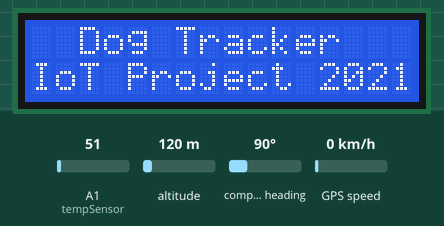
This sketch was run on a simulated Arduino Uno, built with avr-gcc and run on an emulated ATmega328P. Shown: 16×2 character LCD. Inputs (shaded band) come from the test bench; at power-on: A1 (tempSensor) = 51, altitude 120 m, compass heading 90°, GPS speed 0 km/h. WiFi joins after 1.5 s; servers stay silent unless stated; the GPS gets a fix after 3 s at 37.7749, -122.4194 with 8 satellites; the modem accepts every AT command (registered, SIM ready, sends succeed) and sends nothing else; what the sketch prints to the serial monitor is not drawn.

Above: at 7.2 s.
At 15.3 s:
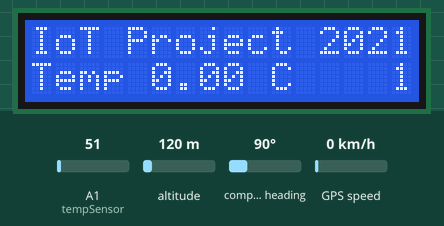
15.4 s: A1 (tempSensor) set to 61
At 25.3 s:
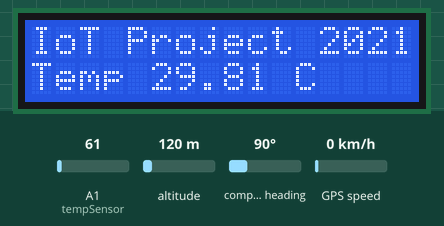
32.4 s: A1 (tempSensor) set to 71
At 45.2 s:
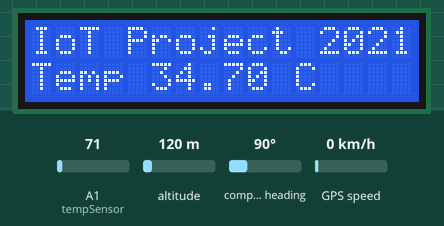
45.5 s: A1 (tempSensor) set to 86
At 55.5 s:
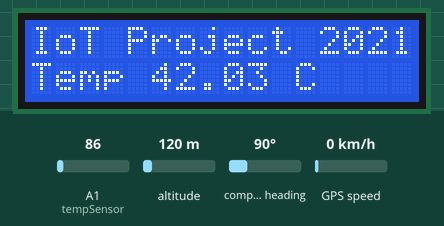
Timing chart, 0 to 57.0 s (numbered marks = the images above; inputs shaded):
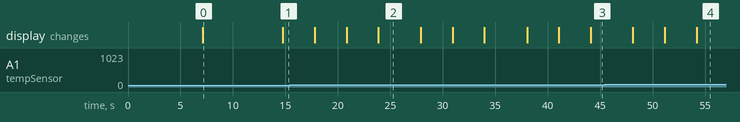

Measured:
- what the display in image 0 shows lasts 7.7 s, from 7.1 s to 14.8 s
- what the display in image 2 shows lasts 4.0 s, from 23.9 s to 27.9 s

The sketch:

dogTracker.ino
```cpp
#include  <SoftwareSerial.h>
#include  <ArduinoJson.h>
#include  <Wire.h>
#include  <LiquidCrystal_I2C.h>
#include  <TinyGPS++.h>
#include  "WiFiESP.h"

#define   simRx               2
#define   simTx               3
#define   gpsRx               10
#define   gpsTx               11
#define   espRx               6
#define   espTx               7
#define   ssid                "Your WiFi Name"
#define   password            "Your WiFi Password"

String    textSendingNumber   = "Enter the number of your phone, where you will get sms";
int       tempSensor          = A1; //Temperature Sensor Pin

float     Latitude = 0.0, Longitude = 0.0, Altitude = 0; //Variable to store Latitude & Longitude & Altitude
float     tempc, vout; //Variable to store temperature values
uint32_t  prev, prev2; //Variable to create events for different functions
int       scrNum = 1; //display different screens

SoftwareSerial    simSerial (simRx, simTx);
SoftwareSerial    gpsSerial (gpsRx, gpsTx);
SoftwareSerial    espSerial (espRx, espTx);
LiquidCrystal_I2C lcd(0x27, 16, 2);
TinyGPSPlus       gps;


int status = WL_IDLE_STATUS;
int reqCount = 0;

unsigned long currentTime = millis();
unsigned long previousTime = 0;
const long timeoutTime = 5000;

String header;

WiFiEspServer server(80);


void setup() {
  String data;
  Serial.begin(9600);

  simSerial.begin(9600);

  simSerial.println("AT&W");
  delay(500);
  while (simSerial.available()) {
    data = simSerial.readString();
    //Serial.println(data);
  }
  simSerial.println("AT+CMGF=1");//Changing the sim Module to messaging mode
  delay(500);
  while (simSerial.available()) {
    data = simSerial.readString();
    //Serial.println(data);
  }
  simSerial.println("AT+CNMI=1,2,0,0,0");//Changing the sim Module to messaging mode
  delay(500);
  while (simSerial.available()) {
    data = simSerial.readString();
    //Serial.println(data);
  }
  simSerial.println("AT+CMGD=1,4");//Changing the sim Module to messaging mode
  delay(500);
  while (simSerial.available()) {
    data = simSerial.readString();
    //Serial.println(data);
  }


  gpsSerial.begin(9600);

  pinMode(tempSensor, INPUT);

  //initiating Display and showing first screen
  lcd.begin();
  lcd.setCursor(0, 0);
  lcd.print("  Dog Tracker   ");
  lcd.setCursor(0, 1);
  lcd.print("IoT Project 2021");
  delay(3000);

  espSerial.begin(9600);
  WiFi.init(&espSerial);

  while ( status != WL_CONNECTED) {
    Serial.print("Attempting to connect to WPA SSID: ");
    Serial.println(ssid);
    status = WiFi.begin(ssid, password);
  }

  Serial.println("You're connected to the network");

  Serial.print("SSID: ");
  Serial.println(WiFi.SSID());

  IPAddress ip = WiFi.localIP();
  Serial.print("IP Address: ");
  Serial.println(ip);

  Serial.println();
  Serial.print("To see this page in action, open a browser to http://");
  Serial.println(ip);
  Serial.println();

  server.begin();

  prev = millis();
  prev2 = millis();
}

void loop() {
  simSerial.listen(); //Changing the simSerial active
  incomingProcess();  //Looking for new message

  espSerial.listen();
  espClient();

  if ( millis() - prev > 5000) { // doing this function after every 5 seconds
    prev = millis();
    getTemp(); //getting temperature

    gpsSerial.listen();//Changing the simSerial active
    getGPS(); //Looking for new co-ordinates

    sendESP();  //Sending the location data to ESP
  }
  if (millis() - prev2 > 3000) { // changing screen after every 3 seconds
    prev2 = millis();
    if (scrNum == 0) { // screen 1 contents
      scrNum = 1;
      lcd.setCursor(0, 0);
      lcd.print("Dog Tracker GPS!");
      lcd.setCursor(0, 1);
      lcd.print("Lon ");
      lcd.print(Longitude);
      lcd.print("        ");
    }
    else if (scrNum == 1) { // screen 2 contents
      scrNum = 2;
      lcd.setCursor(0, 0);
      lcd.print("IoT Project 2021");
      lcd.setCursor(0, 1);
      lcd.print("Temp ");
      lcd.print(tempc);
      lcd.print(" C    ");
    }
    else { // screen 3 contents
      scrNum = 0;
      lcd.setCursor(0, 0);
      lcd.print("Dog Tracker GPS!");
      lcd.setCursor(0, 1);
      lcd.print("Lat ");
      lcd.print(Latitude);
      lcd.print("        ");
    }
  }
}

void incomingProcess() { // checking for new message
  String data = "";
  uint32_t l_timer = millis();
  while (millis() - l_timer < 250) {
    while (simSerial.available()) {
      char l_char;
      l_char = simSerial.read();
      data += l_char;
      l_timer = millis();
    }
  }
  //Serial.print(data);
  if (data.indexOf("locate") != -1) { // sending location info to the phone number
    String serialData = "AT+CMGS=\"" + textSendingNumber + "\"";
    String message = "Your dog is now at Longitude: " + (String)Longitude
                     + ", Latitude: " + (String)Latitude
                     + "\nwww.google.com/maps/?q="
                     + (String)Latitude + "," + (String)Longitude;

    simSerial.println(serialData);
    delay(500);
    simSerial.print(message);
    delay(500);
    simSerial.write(26);
    delay(500);
    simSerial.print("AT");
    delay(500);
    while (simSerial.available()) {
      data = simSerial.readString();
      //Serial.println(data);
    }
    delay(500);
  }
}

void sendESP() { // sending data to esp
  String info = "{\"Lat\":" + (String)Latitude + ",\"Lon\":"
                + (String)Longitude + "}";

  Serial.println(info);
}


void getTemp() { //calculating temperature
  vout = analogRead(tempSensor);
  vout = (vout * 500) / 1023;
  tempc = vout;
}


void getGPS() { //getting gps info

  uint32_t l_timer = millis();
  while (millis() - l_timer < 1000) {
    while (gpsSerial.available() > 0) {
      if (gps.encode(gpsSerial.read()))
        if (gps.location.isValid()) {
          Latitude = gps.location.lat();
          //Serial.print("Latitude: ");
          //Serial.println(gps.location.lat(), 6);
          Longitude = gps.location.lng();
          //Serial.print("Longitude: ");
          //Serial.println(gps.location.lng(), 6);
          Altitude = gps.altitude.meters();
          //Serial.print("Altitude: ");
          //Serial.println(gps.altitude.meters());
        }
        else {
          //Serial.println("Location: Not Available");
        }
    }
  }
}

void espClient() {
  WiFiEspClient client = server.available();
  if (client) {
    String currentLine = "";
    currentTime = millis();
    previousTime = currentTime;

    while (client.connected() && currentTime - previousTime <= timeoutTime) {
      currentTime = millis();
      if (client.available()) {
        char c = client.read();
        Serial.write(c);
        header += c;
        if (c == '\n') {
          if (currentLine.length() == 0) {
            client.println("HTTP/1.1 200 OK");
            client.println("Content-type:text/html");
            client.println("Connection: close");
            client.println();


            client.println("<!DOCTYPE html>");
            client.println("<html>");
            client.println("<head>");
            client.println("<style>");
            client.println(".flex-container {");
            client.println("display: flex;");
            client.println("flex-wrap: nowrap;");
            client.println("background-color: White;");
            client.println("text-align: center;");
            client.println("}");

            client.println(".flex-container > div {");
            client.println("background-color: White;");
            client.println("height: 100px;");
            client.println("width: 500px;");
            client.println("margin: 10px;");
            client.println("text-align: center;");
            client.println("line-height: 75px;");
            client.println("font-size: 30px;");
            client.println("}");

            client.println(".backround {");
            client.println("background-image: url(\"https://images.pexels.com/photos/593322/pexels-photo-593322.jpeg?cs=srgb&dl=pexels-jessica-lewis-593322.jpg&fm=jpg\");");
            client.println("background-size: 100%;");
            client.println("width: 100%;");
            client.println("height: auto;");
            client.println("}");

            client.println("@media screen and (max-width: 500px) {");
            client.println(".column {");
            client.println("width: 100%;");
            client.println("}");
            client.println("}");

            client.println(".row {");
            client.println("display: flex;");
            client.println("}");

            client.println(".column {");
            client.println("flex: 33.33%;");
            client.println("padding: 5px;");
            client.println("}");

            client.println("</style>");
            client.println("<title>Dog Tracker - Iot Project</title>");
            client.println("<meta charset=\"UTF-8\">");
            client.println("<meta name=\"viewport\" content=\"width=device-width, initial-scale=1.0\">");
            client.println("<link rel=\"stylesheet\" href=\"https://www.w3schools.com/w3css/4/w3.css\">");
            client.println("</head>");

            client.println("<body>");
            client.println("<div class=\"Website_bar\">");
            client.println("<div class=\"w3-bar w3-white w3-wide w3-padding w3-card\">");
            client.println("<a href=\"#home\" class=\"w3-bar-item w3-button\"><b>Dog Tracker</b></a>");
            client.println("<div class=\"w3-right w3-hide-small\">");
            client.println("<a class=\"w3-bar-item w3-button\">IoT Project 2021</a>");
            client.println("</div>");
            client.println("</div>");
            client.println("</div>");

            client.println("<div class=\"backround\">");
            client.println("<header class=\"w3-display-container w3-content w3-wide\" style=\"max-width:100%;\" id=\"home\">");
            client.println("<center><img class=\"w3-image\" src=\"https://i.postimg.cc/fTrTv1BS/dog.png' border='0' alt='dog\" align=\"center\" alt=\"Dog\" width=\"20%\" height=\"auto\" ></center>");
            client.println("<div class=\"w3-display-middle w3-margin-top w3-center\">");
            client.println("<h1 class=\"w3-xxlarge w3-text-white\">");
            client.println("<span class=\"w3-padding w3-black w3-opacity-min\">");
            client.println("<b>Welcome</b>");
            client.println("</span> ");
            client.println("</h1>");
            client.println("</div>");
            client.println("</header>");

            client.println("</div>");
            client.println("<br>");

            client.println("<center><h2><b>Location of the Dog</b></h2></center>");


            client.println("<div class=\"Project\">");
            client.println("<br>");
            client.println("<center>");
            client.println("<iframe src=\"https://www.google.com/maps/embed/v1/place?key=AIzaSyCF00irKBkN20JWQ8ipByUX6D1MCYlQZmI&q="
                           + (String)Latitude + "," + (String)Longitude + "&zoom=10&maptype=roadmap\" width=\"70%\" height=\"450\" style=\"border:0;\" allowfullscreen=\"\" loading=\"lazy\"></iframe>");
            client.println("</center>");
            client.println("<br>");

            client.println("<div class=\"row\">");
            client.println("<div class=\"column\">");
            client.println("<img src=\"https://studentsurvey.ie/sites/default/files/2019-10/GMIT_Logo_2012RGBresized_0.jpeg\" alt=\"Logo\" style=\"width:100%\">");
            client.println("</div>");
            client.println("<div class=\"column\">");
            client.println("<center>");
            client.println("<h2> Hope you have liked this project! </h2>");
            client.println("<p> Thank you </p>");
            client.println("</center>");
            client.println("</div>");
            client.println("<div class=\"column\">");
            client.println("<img src=\"https://i.postimg.cc/PJfY10KF/GPS.png\" alt=\"GPS\" style=\"width:100%\">");
            client.println("</div>");
            client.println("</div>");
            client.println("</div>");


            client.println("</body>");

            client.println("</html>");

            client.println();
            break;
          }
          else {
            currentLine = "";
          }
        }
        else if (c != '\r') {
          currentLine += c;
        }
      }

    }
    header = "";
    client.stop();
  }
}
```
